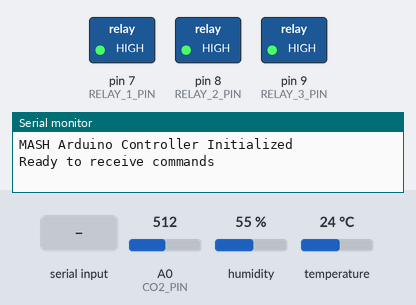
A sketch run on a simulated Arduino Uno, built with avr-gcc and run on an emulated ATmega328P. Parts: switched loads named in the sketch (green lamp = pin HIGH), the last lines printed to the serial monitor. Inputs (shaded band) come from the test bench; at power-on: A0 (CO2_PIN) = 512, humidity 55 %, temperature 24 °C.

Above: at 1.2 s.
1.3 s: "R1:1\n" received over Serial
At 1.6 s:
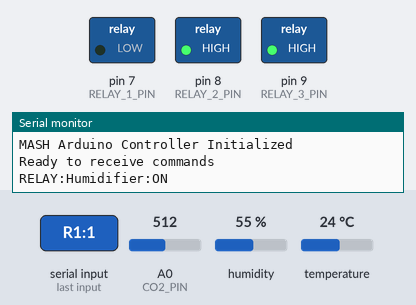
2.8 s: "R2:1\n" received over Serial
At 3.9 s:
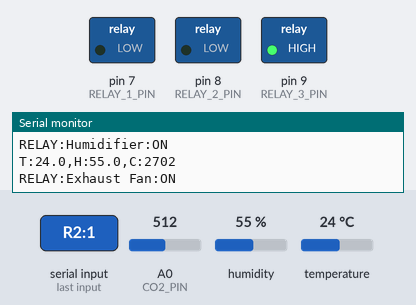
4.3 s: "R1:0\n" received over Serial
At 5.1 s:
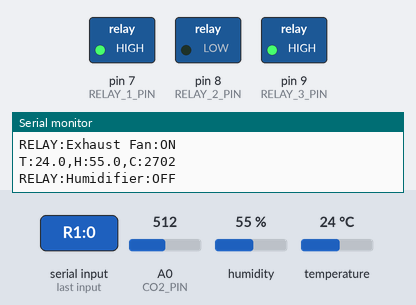
5.8 s: "R3:1\n" received over Serial
At 6.2 s:
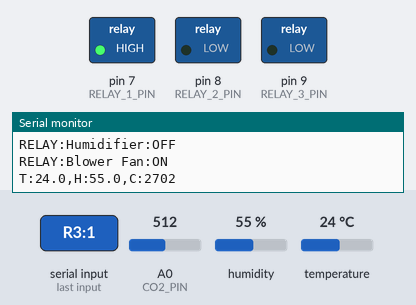
7.3 s: "R2:0\n" received over Serial
At 8.5 s:
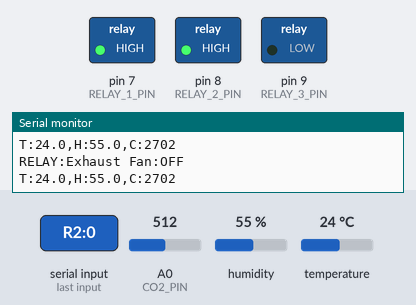
8.8 s: "R1:1\n" received over Serial
At 9.7 s:
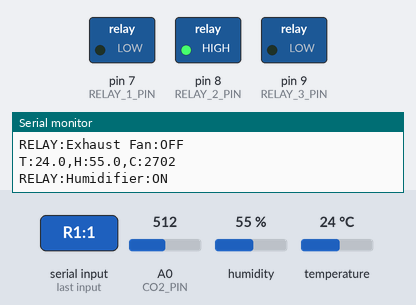
Timing chart, 0 to 11.3 s (numbered marks = the images above; inputs shaded):
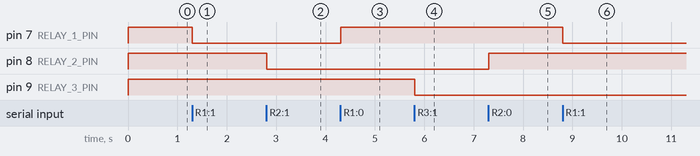

Measured:
- after the input at 1.3 s, pin 7 (RELAY_1_PIN): HIGH → LOW at once
- after the input at 2.8 s, pin 8 (RELAY_2_PIN): HIGH → LOW at once
- after the input at 4.3 s, pin 7 (RELAY_1_PIN): LOW → HIGH at once
- after the input at 5.8 s, pin 9 (RELAY_3_PIN): HIGH → LOW at once
- after the input at 7.3 s, pin 8 (RELAY_2_PIN): LOW → HIGH at once
- after the input at 8.8 s, pin 7 (RELAY_1_PIN): HIGH → LOW at once

The sketch:

arduino_controller.ino
```cpp
/*
 * MASH IoT Device - Arduino Uno R3 Controller
 *
 * Reads sensors and controls actuators (relays)
 * Communicates with Raspberry Pi via Serial
 *
 * Commands from RPi:
 * - "s" = Set Spawning mode
 * - "f" = Set Fruiting mode
 * - "R1:1" = Turn Relay 1 ON
 * - "R1:0" = Turn Relay 1 OFF
 * - "R2:1" = Turn Relay 2 ON
 * - "R2:0" = Turn Relay 2 OFF
 * - "R3:1" = Turn Relay 3 ON
 * - "R3:0" = Turn Relay 3 OFF
 */

#include <DHT.h>

// ========== Pin Definitions ==========
#define DHT_PIN 2          // DHT22 sensor pin
#define CO2_PIN A0         // MQ-135 CO2 sensor pin
#define RELAY_1_PIN 7      // Relay 1 - Humidifier
#define RELAY_2_PIN 8      // Relay 2 - Exhaust Fan
#define RELAY_3_PIN 9      // Relay 3 - Blower Fan

// ========== Sensor Configuration ==========
#define DHT_TYPE DHT22
DHT dht(DHT_PIN, DHT_TYPE);

// ========== Global Variables ==========
char currentMode = 's';  // 's' = Spawning, 'f' = Fruiting

// Relay states
bool relay1State = false;  // Humidifier
bool relay2State = false;  // Exhaust Fan
bool relay3State = false;  // Blower Fan

// Sensor reading interval
unsigned long lastSensorRead = 0;
const unsigned long sensorInterval = 2000;  // Read every 2 seconds

void setup() {
  // Initialize serial communication
  Serial.begin(9600);

  // Initialize DHT sensor
  dht.begin();

  // Initialize relay pins
  pinMode(RELAY_1_PIN, OUTPUT);
  pinMode(RELAY_2_PIN, OUTPUT);
  pinMode(RELAY_3_PIN, OUTPUT);

  // Turn off all relays initially (relays are active LOW)
  digitalWrite(RELAY_1_PIN, HIGH);
  digitalWrite(RELAY_2_PIN, HIGH);
  digitalWrite(RELAY_3_PIN, HIGH);

  Serial.println("MASH Arduino Controller Initialized");
  Serial.println("Ready to receive commands");
}

void loop() {
  // Read and send sensor data periodically
  unsigned long currentMillis = millis();
  if (currentMillis - lastSensorRead >= sensorInterval) {
    lastSensorRead = currentMillis;
    readAndSendSensorData();
  }

  // Check for incoming commands from RPi
  if (Serial.available() > 0) {
    String command = Serial.readStringUntil('\n');
    command.trim();
    processCommand(command);
  }
}

void readAndSendSensorData() {
  // Read temperature and humidity from DHT22
  float temperature = dht.readTemperature();
  float humidity = dht.readHumidity();

  // Read CO2 from MQ-135 (analog value, needs calibration)
  int co2Raw = analogRead(CO2_PIN);
  float co2 = map(co2Raw, 0, 1023, 400, 5000);  // Simple mapping, calibrate as needed

  // Check if readings are valid
  if (isnan(temperature) || isnan(humidity)) {
    Serial.println("ERROR:Failed to read from DHT sensor");
    return;
  }

  // Send data in format: T:25.5,H:85.2,C:1200
  Serial.print("T:");
  Serial.print(temperature, 1);
  Serial.print(",H:");
  Serial.print(humidity, 1);
  Serial.print(",C:");
  Serial.println(co2, 0);
}

void processCommand(String command) {
  command.toLowerCase();

  // Mode commands
  if (command == "s") {
    setMode('s');
  }
  else if (command == "f") {
    setMode('f');
  }
  // Relay commands (format: R1:1 or R1:0)
  else if (command.startsWith("r")) {
    int colonIndex = command.indexOf(':');
    if (colonIndex > 0) {
      int relayNum = command.substring(1, colonIndex).toInt();
      int state = command.substring(colonIndex + 1).toInt();

      controlRelay(relayNum, state == 1);
    }
  }
  else {
    Serial.print("ERROR:Unknown command: ");
    Serial.println(command);
  }
}

void setMode(char mode) {
  currentMode = mode;

  if (mode == 's') {
    Serial.println("MODE:Spawning");
    // Spawning mode settings
    // You can add automatic control logic here
  }
  else if (mode == 'f') {
    Serial.println("MODE:Fruiting");
    // Fruiting mode settings
    // You can add automatic control logic here
  }
}

void controlRelay(int relayNum, bool state) {
  int relayPin;
  bool* relayStatePtr;
  String relayName;

  // Select relay
  switch (relayNum) {
    case 1:
      relayPin = RELAY_1_PIN;
      relayStatePtr = &relay1State;
      relayName = "Humidifier";
      break;
    case 2:
      relayPin = RELAY_2_PIN;
      relayStatePtr = &relay2State;
      relayName = "Exhaust Fan";
      break;
    case 3:
      relayPin = RELAY_3_PIN;
      relayStatePtr = &relay3State;
      relayName = "Blower Fan";
      break;
    default:
      Serial.print("ERROR:Invalid relay number: ");
      Serial.println(relayNum);
      return;
  }

  // Update relay state (relays are active LOW)
  *relayStatePtr = state;
  digitalWrite(relayPin, state ? LOW : HIGH);

  // Send confirmation
  Serial.print("RELAY:");
  Serial.print(relayName);
  Serial.print(":");
  Serial.println(state ? "ON" : "OFF");
}
```
